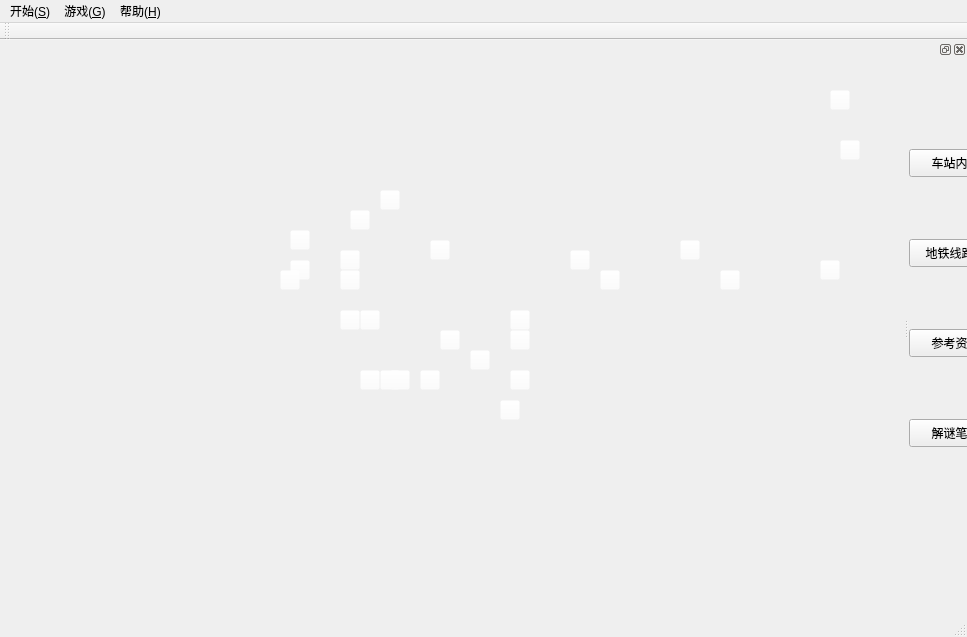
<?xml version="1.0" encoding="UTF-8"?>
<ui version="4.0">
 <class>MyMainWindow</class>
 <widget class="QMainWindow" name="MyMainWindow">
  <property name="geometry">
   <rect>
    <x>0</x>
    <y>0</y>
    <width>967</width>
    <height>637</height>
   </rect>
  </property>
  <property name="windowTitle">
   <string>MyMainWindow</string>
  </property>
  <widget class="QWidget" name="centralWidget">
   <widget class="QPushButton" name="pekinguniveastgate">
    <property name="geometry">
     <rect>
      <x>290</x>
      <y>190</y>
      <width>20</width>
      <height>20</height>
     </rect>
    </property>
    <property name="styleSheet">
     <string notr="true">background-color: rgba(255, 255, 255, 0);</string>
    </property>
    <property name="text">
     <string/>
    </property>
   </widget>
   <widget class="QPushButton" name="pekinguniveastgate_2">
    <property name="geometry">
     <rect>
      <x>830</x>
      <y>50</y>
      <width>20</width>
      <height>20</height>
     </rect>
    </property>
    <property name="styleSheet">
     <string notr="true">background-color: rgba(255, 255, 255, 0);</string>
    </property>
    <property name="text">
     <string/>
    </property>
   </widget>
   <widget class="QPushButton" name="xidan">
    <property name="geometry">
     <rect>
      <x>390</x>
      <y>330</y>
      <width>20</width>
      <height>20</height>
     </rect>
    </property>
    <property name="styleSheet">
     <string notr="true">background-color: rgba(255, 255, 255, 0);</string>
    </property>
    <property name="text">
     <string/>
    </property>
   </widget>
   <widget class="QPushButton" name="pekinguniveastgate_4">
    <property name="geometry">
     <rect>
      <x>350</x>
      <y>170</y>
      <width>20</width>
      <height>20</height>
     </rect>
    </property>
    <property name="styleSheet">
     <string notr="true">background-color: rgba(255, 255, 255, 0);</string>
    </property>
    <property name="text">
     <string/>
    </property>
   </widget>
   <widget class="QPushButton" name="pekinguniveastgate_5">
    <property name="geometry">
     <rect>
      <x>380</x>
      <y>330</y>
      <width>20</width>
      <height>20</height>
     </rect>
    </property>
    <property name="styleSheet">
     <string notr="true">background-color: rgba(255, 255, 255, 0);</string>
    </property>
    <property name="text">
     <string/>
    </property>
   </widget>
   <widget class="QPushButton" name="pekinguniveastgate_6">
    <property name="geometry">
     <rect>
      <x>820</x>
      <y>220</y>
      <width>20</width>
      <height>20</height>
     </rect>
    </property>
    <property name="styleSheet">
     <string notr="true">background-color: rgba(255, 255, 255, 0);</string>
    </property>
    <property name="text">
     <string/>
    </property>
   </widget>
   <widget class="QPushButton" name="fuxingmen">
    <property name="geometry">
     <rect>
      <x>360</x>
      <y>330</y>
      <width>20</width>
      <height>20</height>
     </rect>
    </property>
    <property name="styleSheet">
     <string notr="true">background-color: rgba(255, 255, 255, 0);</string>
    </property>
    <property name="text">
     <string/>
    </property>
   </widget>
   <widget class="QPushButton" name="pekinguniveastgate_8">
    <property name="geometry">
     <rect>
      <x>340</x>
      <y>270</y>
      <width>20</width>
      <height>20</height>
     </rect>
    </property>
    <property name="styleSheet">
     <string notr="true">background-color: rgba(255, 255, 255, 0);</string>
    </property>
    <property name="text">
     <string/>
    </property>
   </widget>
   <widget class="QPushButton" name="pekinguniveastgate_9">
    <property name="geometry">
     <rect>
      <x>840</x>
      <y>100</y>
      <width>20</width>
      <height>20</height>
     </rect>
    </property>
    <property name="styleSheet">
     <string notr="true">background-color: rgba(255, 255, 255, 0);</string>
    </property>
    <property name="text">
     <string/>
    </property>
   </widget>
   <widget class="QPushButton" name="dongsishitiao">
    <property name="geometry">
     <rect>
      <x>510</x>
      <y>290</y>
      <width>20</width>
      <height>20</height>
     </rect>
    </property>
    <property name="styleSheet">
     <string notr="true">background-color: rgba(255, 255, 255, 0);</string>
    </property>
    <property name="text">
     <string/>
    </property>
   </widget>
   <widget class="QPushButton" name="beijingrailwaystation">
    <property name="geometry">
     <rect>
      <x>500</x>
      <y>360</y>
      <width>20</width>
      <height>20</height>
     </rect>
    </property>
    <property name="styleSheet">
     <string notr="true">background-color: rgba(255, 255, 255, 0);</string>
    </property>
    <property name="text">
     <string/>
    </property>
   </widget>
   <widget class="QPushButton" name="tiananmenxi">
    <property name="geometry">
     <rect>
      <x>420</x>
      <y>330</y>
      <width>20</width>
      <height>20</height>
     </rect>
    </property>
    <property name="styleSheet">
     <string notr="true">background-color: rgba(255, 255, 255, 0);</string>
    </property>
    <property name="text">
     <string/>
    </property>
   </widget>
   <widget class="QPushButton" name="nanluoguxiang">
    <property name="geometry">
     <rect>
      <x>440</x>
      <y>290</y>
      <width>20</width>
      <height>20</height>
     </rect>
    </property>
    <property name="styleSheet">
     <string notr="true">background-color: rgba(255, 255, 255, 0);</string>
    </property>
    <property name="text">
     <string/>
    </property>
   </widget>
   <widget class="QPushButton" name="haidianhuangzhuang">
    <property name="geometry">
     <rect>
      <x>280</x>
      <y>230</y>
      <width>20</width>
      <height>20</height>
     </rect>
    </property>
    <property name="styleSheet">
     <string notr="true">background-color: rgba(255, 255, 255, 0);</string>
    </property>
    <property name="text">
     <string/>
    </property>
   </widget>
   <widget class="QPushButton" name="zhongguancun">
    <property name="geometry">
     <rect>
      <x>290</x>
      <y>220</y>
      <width>20</width>
      <height>20</height>
     </rect>
    </property>
    <property name="styleSheet">
     <string notr="true">background-color: rgba(255, 255, 255, 0);</string>
    </property>
    <property name="text">
     <string/>
    </property>
   </widget>
   <widget class="QPushButton" name="wudaokou">
    <property name="geometry">
     <rect>
      <x>340</x>
      <y>210</y>
      <width>20</width>
      <height>20</height>
     </rect>
    </property>
    <property name="styleSheet">
     <string notr="true">background-color: rgba(255, 255, 255, 0);</string>
    </property>
    <property name="text">
     <string/>
    </property>
   </widget>
   <widget class="QPushButton" name="pekinguniveastgate_17">
    <property name="geometry">
     <rect>
      <x>680</x>
      <y>200</y>
      <width>20</width>
      <height>20</height>
     </rect>
    </property>
    <property name="styleSheet">
     <string notr="true">background-color: rgba(255, 255, 255, 0);</string>
    </property>
    <property name="text">
     <string/>
    </property>
   </widget>
   <widget class="QPushButton" name="huilongguan">
    <property name="geometry">
     <rect>
      <x>380</x>
      <y>150</y>
      <width>20</width>
      <height>20</height>
     </rect>
    </property>
    <property name="styleSheet">
     <string notr="true">background-color: rgba(255, 255, 255, 0);</string>
    </property>
    <property name="text">
     <string/>
    </property>
   </widget>
   <widget class="QPushButton" name="pekinguniveastgate_19">
    <property name="geometry">
     <rect>
      <x>600</x>
      <y>230</y>
      <width>20</width>
      <height>20</height>
     </rect>
    </property>
    <property name="styleSheet">
     <string notr="true">background-color: rgba(255, 255, 255, 0);</string>
    </property>
    <property name="text">
     <string/>
    </property>
   </widget>
   <widget class="QPushButton" name="jianguomen">
    <property name="geometry">
     <rect>
      <x>510</x>
      <y>330</y>
      <width>20</width>
      <height>20</height>
     </rect>
    </property>
    <property name="styleSheet">
     <string notr="true">background-color: rgba(255, 255, 255, 0);</string>
    </property>
    <property name="text">
     <string/>
    </property>
   </widget>
   <widget class="QPushButton" name="dongzhimen">
    <property name="geometry">
     <rect>
      <x>510</x>
      <y>270</y>
      <width>20</width>
      <height>20</height>
     </rect>
    </property>
    <property name="styleSheet">
     <string notr="true">background-color: rgba(255, 255, 255, 0);</string>
    </property>
    <property name="text">
     <string/>
    </property>
   </widget>
   <widget class="QPushButton" name="dongsi">
    <property name="geometry">
     <rect>
      <x>470</x>
      <y>310</y>
      <width>20</width>
      <height>20</height>
     </rect>
    </property>
    <property name="styleSheet">
     <string notr="true">background-color: rgba(255, 255, 255, 0);</string>
    </property>
    <property name="text">
     <string/>
    </property>
   </widget>
   <widget class="QPushButton" name="pekinguniveastgate_23">
    <property name="geometry">
     <rect>
      <x>570</x>
      <y>210</y>
      <width>20</width>
      <height>20</height>
     </rect>
    </property>
    <property name="styleSheet">
     <string notr="true">background-color: rgba(255, 255, 255, 0);</string>
    </property>
    <property name="text">
     <string/>
    </property>
   </widget>
   <widget class="QPushButton" name="xizhimen">
    <property name="geometry">
     <rect>
      <x>360</x>
      <y>270</y>
      <width>20</width>
      <height>20</height>
     </rect>
    </property>
    <property name="styleSheet">
     <string notr="true">background-color: rgba(255, 255, 255, 0);</string>
    </property>
    <property name="text">
     <string/>
    </property>
   </widget>
   <widget class="QPushButton" name="forestpark">
    <property name="geometry">
     <rect>
      <x>430</x>
      <y>200</y>
      <width>20</width>
      <height>20</height>
     </rect>
    </property>
    <property name="styleSheet">
     <string notr="true">background-color: rgba(255, 255, 255, 0);</string>
    </property>
    <property name="text">
     <string/>
    </property>
   </widget>
   <widget class="QPushButton" name="pekinguniveastgate_26">
    <property name="geometry">
     <rect>
      <x>720</x>
      <y>230</y>
      <width>20</width>
      <height>20</height>
     </rect>
    </property>
    <property name="styleSheet">
     <string notr="true">background-color: rgba(255, 255, 255, 0);</string>
    </property>
    <property name="text">
     <string/>
    </property>
   </widget>
   <widget class="QPushButton" name="zhichunlu">
    <property name="geometry">
     <rect>
      <x>340</x>
      <y>230</y>
      <width>20</width>
      <height>20</height>
     </rect>
    </property>
    <property name="styleSheet">
     <string notr="true">background-color: rgba(255, 255, 255, 0);</string>
    </property>
    <property name="text">
     <string/>
    </property>
   </widget>
   <zorder>pekinguniveastgate_2</zorder>
   <zorder>pekinguniveastgate_4</zorder>
   <zorder>pekinguniveastgate_5</zorder>
   <zorder>pekinguniveastgate_6</zorder>
   <zorder>pekinguniveastgate_8</zorder>
   <zorder>pekinguniveastgate_9</zorder>
   <zorder>pekinguniveastgate_17</zorder>
   <zorder>pekinguniveastgate_19</zorder>
   <zorder>pekinguniveastgate_23</zorder>
   <zorder>pekinguniveastgate_26</zorder>
   <zorder>zhongguancun</zorder>
   <zorder>wudaokou</zorder>
   <zorder>fuxingmen</zorder>
   <zorder>zhichunlu</zorder>
   <zorder>dongsishitiao</zorder>
   <zorder>nanluoguxiang</zorder>
   <zorder>haidianhuangzhuang</zorder>
   <zorder>forestpark</zorder>
   <zorder>jianguomen</zorder>
   <zorder>tiananmenxi</zorder>
   <zorder>huilongguan</zorder>
   <zorder>xizhimen</zorder>
   <zorder>dongzhimen</zorder>
   <zorder>pekinguniveastgate</zorder>
   <zorder>xidan</zorder>
   <zorder>dongsi</zorder>
   <zorder>beijingrailwaystation</zorder>
  </widget>
  <widget class="QMenuBar" name="menuBar">
   <property name="geometry">
    <rect>
     <x>0</x>
     <y>0</y>
     <width>967</width>
     <height>26</height>
    </rect>
   </property>
   <widget class="QMenu" name="menu_S">
    <property name="title">
     <string>开始(&amp;S)</string>
    </property>
   </widget>
   <widget class="QMenu" name="menu_G">
    <property name="title">
     <string>游戏(&amp;G)</string>
    </property>
   </widget>
   <widget class="QMenu" name="menu_H">
    <property name="title">
     <string>帮助(&amp;H)</string>
    </property>
   </widget>
   <addaction name="menu_S"/>
   <addaction name="menu_G"/>
   <addaction name="menu_H"/>
  </widget>
  <widget class="QToolBar" name="mainToolBar">
   <attribute name="toolBarArea">
    <enum>TopToolBarArea</enum>
   </attribute>
   <attribute name="toolBarBreak">
    <bool>false</bool>
   </attribute>
  </widget>
  <widget class="QStatusBar" name="statusBar"/>
  <widget class="QDockWidget" name="dockWidget_2">
   <attribute name="dockWidgetArea">
    <number>2</number>
   </attribute>
   <widget class="QWidget" name="dockWidgetContents_2">
    <widget class="QPushButton" name="pushButton_5">
     <property name="geometry">
      <rect>
       <x>0</x>
       <y>90</y>
       <width>93</width>
       <height>28</height>
      </rect>
     </property>
     <property name="text">
      <string>车站内景</string>
     </property>
    </widget>
    <widget class="QPushButton" name="pushButton_6">
     <property name="geometry">
      <rect>
       <x>0</x>
       <y>180</y>
       <width>93</width>
       <height>28</height>
      </rect>
     </property>
     <property name="text">
      <string>地铁线路图</string>
     </property>
    </widget>
    <widget class="QPushButton" name="pushButton_7">
     <property name="geometry">
      <rect>
       <x>0</x>
       <y>270</y>
       <width>93</width>
       <height>28</height>
      </rect>
     </property>
     <property name="text">
      <string>参考资料</string>
     </property>
    </widget>
    <widget class="QPushButton" name="pushButton_8">
     <property name="geometry">
      <rect>
       <x>0</x>
       <y>360</y>
       <width>93</width>
       <height>28</height>
      </rect>
     </property>
     <property name="text">
      <string>解谜笔记</string>
     </property>
    </widget>
   </widget>
  </widget>
 </widget>
 <layoutdefault spacing="6" margin="11"/>
 <resources/>
 <connections/>
</ui>
